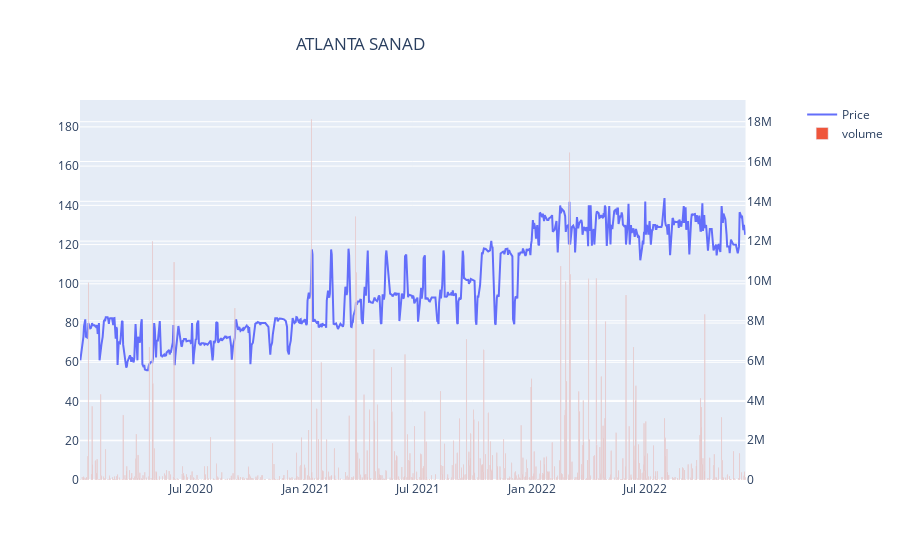

The notebook cell saved with this chart:
### Markdown cell above
### Application of the function for ATLANTA SANAD

### Code cell
ATL = Stock('ATL AS')
visualization(ATL, 'ATLANTA SANAD ')

### Figure 1 — Plotly figure (JSON) as saved in the notebook; plotly's stock layout.template omitted (floating-point values rounded to 4 significant figures; data arrays with more than 128 entries replaced by an {"elided": "..."} marker saying what was removed)
{"data": [{"mode": "lines", "name": "Price", "type": "scatter", "x": {"elided": "732 str values"}, "xaxis": "x", "y": {"elided": "732 float values"}, "yaxis": "y"}, {"name": "volume", "type": "bar", "x": {"elided": "732 str values"}, "xaxis": "x", "y": {"elided": "732 float values"}, "yaxis": "y2"}], "layout": {"title": {"text": "ATLANTA SANAD ", "x": 0.4}, "xaxis": {"anchor": "y", "domain": [0, 0.94]}, "yaxis": {"anchor": "x", "domain": [0, 1], "range": [0, 193.7], "visible": true}, "yaxis2": {"anchor": "x", "overlaying": "y", "side": "right"}}}
